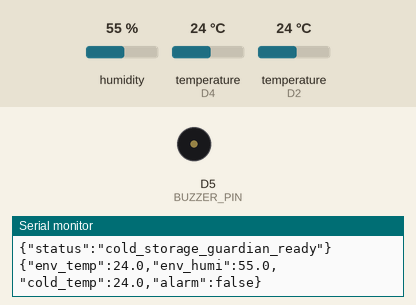
Bench run of a sketch on a simulated ESP8266 (NodeMCU). On the bench: buzzer (waves = sounding, pin HIGH), the last lines printed to the serial monitor. The inputs (shaded band) are chosen by the test bench; at power-on: temperature (sensors on D2, D4) 24 °C, humidity 55 %.

Above: at 6.5 s.
6.6 s: temperature (sensor on D2) set to 29.4 °C
13.5 s: temperature (sensor on D2) set to 30.5 °C
At 18.9 s:
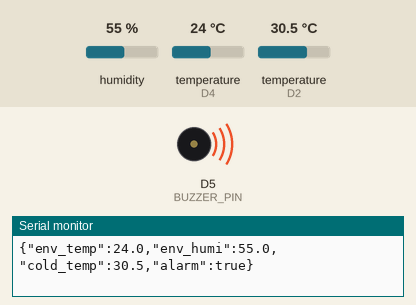
19.9 s: temperature (sensor on D2) set to 12 °C
At 24.6 s:
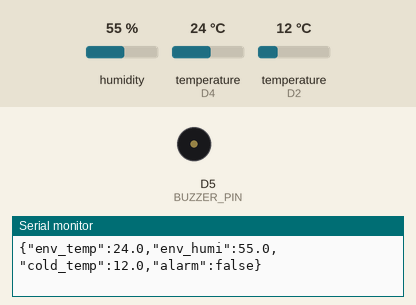
26.3 s: temperature (sensor on D2) set to 33 °C
At 30.2 s:
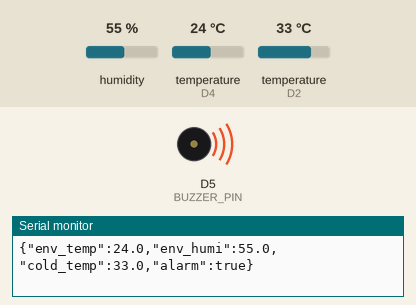
Timing chart, 0 to 31.7 s (numbered marks = the images above; inputs shaded):
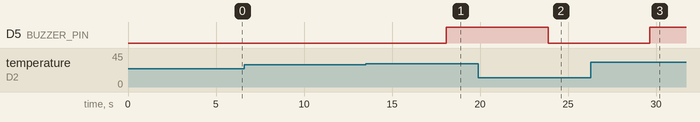

The sketch:

cold_storage_firmware.ino.ino
```cpp
//库的引入
#include <DHT.h>      //DHT22驱动库
#include <OneWire.h>        //DS18B20 通信协议库：一根线双向传数据
#include <DallasTemperature.h>    //DS18B20 温度解析库：把原始电信号转成摄氏度

//引脚定义
#define DHTPIN D4     //DHT22 数据线接 D4
#define DHTTYPE DHT22     //声明传感器型号是 DHT22
#define ONE_WIRE_BUS D2     //DS18B20 数据线接 D2
#define BUZZER_PIN D5       //蜂鸣器接D5，高电平响，低电平停

//报警阈值
#define ALARM_TEMP 30.0      //冷库温度超过30℃就报警

//创建传感器对象
//相当于 C 语言里声明结构体变量，并初始化硬件接口
DHT dht(DHTPIN, DHTTYPE);         //创建 DHT22 对象，绑定 D4 引脚
OneWire oneWire(ONE_WIRE_BUS);    //创建单总线对象，绑定 D2 引脚
DallasTemperature ds18b20(&oneWire);      //把单总线对象交给 DS18B20 驱动管理

//全局变量
bool alarm_active = false;        //报警状态标志位，true=正在报警，false=正常
//用bool类型而不是int，省内存，语义更清晰

//初始化函数
void setup(){
  Serial.begin(115200);       //启动串口，波特率115200

  dht.begin();          //初始化 DHT22
  ds18b20.begin();      //初始化 DS18B20
  //这两个begin() 内部会做：复位传感器、检测是否在线、标准初始值

  pinMode(BUZZER_PIN,OUTPUT);     //把蜂鸣器引脚设为输出模式
  digitalWrite(BUZZER_PIN,LOW);   //初始状态：不响（低电平）
  //有源蜂鸣器高电平触发，通电就响

  Serial.println("{\"status\":\"cold_storage_guardian_ready\"}");
  //打印就绪信号，Python 端读到这行就知道硬件初始化完成
}

//主循环
void loop(){
  //读取冷库环境温湿度 (DHT22，放在冷酷门口或仓库外)
  float env_temp = dht.readTemperature();     //读取环境温度
  float env_humi = dht.readHumidity();        //读取环境湿度
  //这两个函数内部实际做了：发命令 -> 等待传感器应答 -> 读 40bit 数据 -> 校验 -> 解析

  //读取冷库核心温度(DS18B20, 放进冷库里面)
  ds18b20.requestTemperatures();        //向所有 DS18B20 发送“开始测量”命令
  //这是一个广播命令，总线上挂几个传感器就同时测几个
  float cold_temp = ds18b20.getTempCByIndex(0);       //读第 0 个传感器的温度值
  //如果接了俩个探头，index 1 就是第二个

  //报警判断
  if(cold_temp > ALARM_TEMP){
    digitalWrite(BUZZER_PIN, HIGH);
    alarm_active = true;
  }else{
    digitalWrite(BUZZER_PIN,LOW);
    alarm_active = false;
  }
  //digitalWrite 本质是写 ESP826 的 GPIO 寄存器，拉高或拉低电平

  //串口输出 JSON
  //把三个传感器数据 + 报警状态打包成一个 JSON 字符串
  //Python 端 hardware_sensor.py 读串口后，直接json.loods就能解析
  Serial.print("{\"env_temp\":");
  Serial.print(env_temp, 1);                // 保留 1 位小数
  Serial.print(",\"env_humi\":");
  Serial.print(env_humi, 1);
  Serial.print(",\"cold_temp\":");
  Serial.print(cold_temp, 1);
  Serial.print(",\"alarm\":");
  Serial.print(alarm_active ? "true" : "false"); // 三元运算符：1→"true", 0→"false"
  Serial.println("}");

  delay(5000);      //每5秒采集1次
  }
```

Measured:
- the behaviour switches between 30 and 30.1 °C on temperature (sensor on D2) (found by bisection; images 0 and 1)
- after the input at 13.5 s, D5 (BUZZER_PIN): LOW → HIGH after 4.6 s
- after the input at 19.9 s, D5 (BUZZER_PIN): HIGH → LOW after 4.0 s
- after the input at 26.3 s, D5 (BUZZER_PIN): LOW → HIGH after 3.3 s
